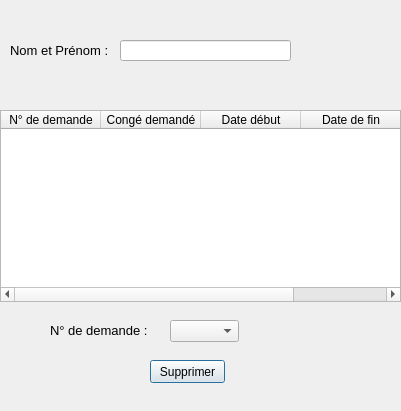
<?xml version="1.0" encoding="UTF-8"?>
<ui version="4.0">
 <class>Dialog</class>
 <widget class="QDialog" name="Dialog">
  <property name="geometry">
   <rect>
    <x>0</x>
    <y>0</y>
    <width>401</width>
    <height>411</height>
   </rect>
  </property>
  <property name="minimumSize">
   <size>
    <width>401</width>
    <height>411</height>
   </size>
  </property>
  <property name="maximumSize">
   <size>
    <width>401</width>
    <height>411</height>
   </size>
  </property>
  <property name="windowTitle">
   <string>Dialog</string>
  </property>
  <widget class="QTableWidget" name="tableWidget">
   <property name="geometry">
    <rect>
     <x>0</x>
     <y>110</y>
     <width>401</width>
     <height>192</height>
    </rect>
   </property>
   <column>
    <property name="text">
     <string>N° de demande</string>
    </property>
   </column>
   <column>
    <property name="text">
     <string>Congé demandé</string>
    </property>
   </column>
   <column>
    <property name="text">
     <string>Date début</string>
    </property>
   </column>
   <column>
    <property name="text">
     <string>Date de fin</string>
    </property>
   </column>
  </widget>
  <widget class="QLineEdit" name="lineEdit">
   <property name="geometry">
    <rect>
     <x>120</x>
     <y>40</y>
     <width>171</width>
     <height>21</height>
    </rect>
   </property>
   <property name="readOnly">
    <bool>true</bool>
   </property>
  </widget>
  <widget class="QLabel" name="label">
   <property name="geometry">
    <rect>
     <x>10</x>
     <y>40</y>
     <width>111</width>
     <height>21</height>
    </rect>
   </property>
   <property name="font">
    <font>
     <family>Nirmala UI</family>
     <pointsize>10</pointsize>
    </font>
   </property>
   <property name="text">
    <string>Nom et Prénom : </string>
   </property>
  </widget>
  <widget class="QLabel" name="label_2">
   <property name="geometry">
    <rect>
     <x>50</x>
     <y>320</y>
     <width>111</width>
     <height>21</height>
    </rect>
   </property>
   <property name="font">
    <font>
     <family>Nirmala UI</family>
     <pointsize>10</pointsize>
    </font>
   </property>
   <property name="text">
    <string>N° de demande : </string>
   </property>
  </widget>
  <widget class="QComboBox" name="comboBox">
   <property name="geometry">
    <rect>
     <x>170</x>
     <y>320</y>
     <width>69</width>
     <height>22</height>
    </rect>
   </property>
  </widget>
  <widget class="QPushButton" name="pushButton">
   <property name="geometry">
    <rect>
     <x>150</x>
     <y>360</y>
     <width>75</width>
     <height>23</height>
    </rect>
   </property>
   <property name="text">
    <string>Supprimer</string>
   </property>
  </widget>
 </widget>
 <resources/>
 <connections/>
</ui>
